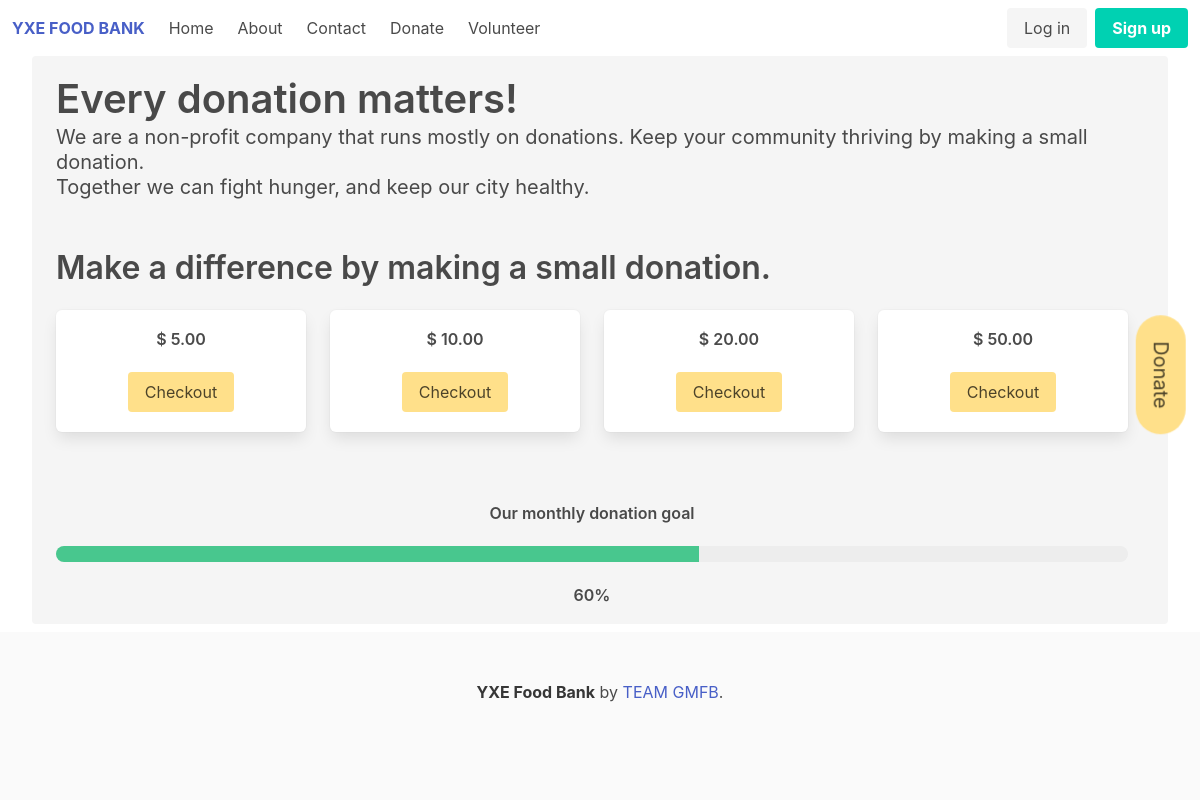
/donation/, run on the app's committed database.
### donation/models.py (models this page shows)
class Price(models.Model):
    product = models.ForeignKey(Donation, on_delete=models.CASCADE)
    stripe_price_id = models.CharField(max_length=100)
    price = models.IntegerField(default=0)
    def get_display_price(self):
        return "{0:.2f}".format(self.price / 100)

### donation/views.py (the view)
# urls.py: path('donation/', DonationLandingPageView.as_view(), name="donationpage"),
class DonationLandingPageView(TemplateView):
    template_name = "donation.html"
    def get_context_data(self, **kwargs):
        product = Donation.objects.get(name="Donation")
        prices = Price.objects.filter(product=product)
        context = super(DonationLandingPageView,
                        self).get_context_data(**kwargs)
        context.update({
            "product": product,
            "prices": prices
        })
        return context

### templates/donation.html (shortened to what this page needs)
{% extends 'main.html' %}
{% block content %}
<head>
    <link rel="stylesheet" href="style.css">
</head>
<div class="container is-fluid">
    <div class="notification is-secondary is-light">
        <div class="title is-2">Every donation matters!</div>
        <div class="subtitle">We are a non-profit company that runs mostly on donations. Keep your
            community thriving by making a small donation.<br>Together we can fight hunger, and keep our city healthy.
        </div>
        <hr>
        <h3 class="title">Make a difference by making a small donation.</h3>
        <div class="columns is-multiline">
            {% for price in prices %}
            <div class="column is-one-half" style="display: block;">
                <form action="{% url 'create-checkout-session' price.id %}" method="POST">
                    <div class="box has-text-centered btnns">
                        <h3 class="title is-6 has-text-centered">$ {{ price.get_display_price }}</h3>
                        <button class="button is-warning has-text-centered " type="submit">Checkout</button>
                    </div>
                </form>
            </div>
            {% endfor %}
        </div>
        <br><br>
        <h3 class="title is-6 has-text-centered">Our monthly donation goal</h3>
        <progress class="progress is-success" value="60" max="100">60%</progress>
        <h3 class="title is-6 has-text-centered">60%</h3>
    </div>
</div>
{% endblock content %}

### static/css/style.css (style rules this page uses)
html, body { min-height: 100vh; display: flex; flex-direction: column; }
.button { transition: all .15s ease-in-out; }

### data on the page
Price: get_display_price "5.00"
Price: get_display_price "10.00"
Price: get_display_price "20.00"
Price: get_display_price "50.00"
